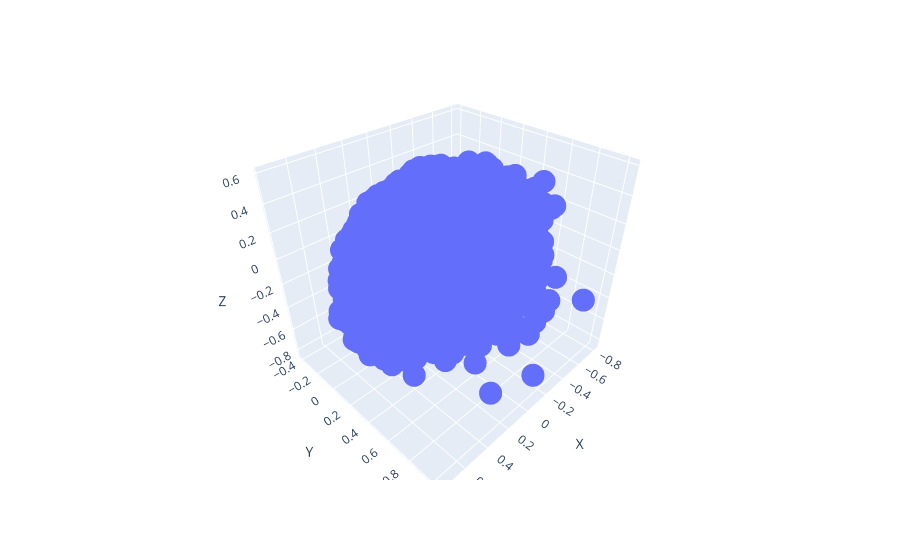

Source (notebook cell):
### Code cell
import plotly.express as px
import pandas as pd

# Assuming your array is called x
# Step 1: Convert to DataFrame
df = pd.DataFrame(x, columns=['X', 'Y', 'Z'])

# Step 2: Plot with Plotly
fig = px.scatter_3d(df, x='X', y='Y', z='Z')
fig.show()

### Figure 1 — Plotly figure (JSON) as saved in the notebook; plotly's stock layout.template omitted (floating-point values rounded to 4 significant figures; data arrays with more than 128 entries replaced by an {"elided": "..."} marker saying what was removed)
{"data": [{"hovertemplate": "X=%{x}<br>Y=%{y}<br>Z=%{z}<extra></extra>", "legendgroup": "", "marker": {"color": "#636efa", "symbol": "circle"}, "mode": "markers", "name": "", "scene": "scene", "showlegend": false, "type": "scatter3d", "x": {"elided": "17453 float values"}, "y": {"elided": "17453 float values"}, "z": {"elided": "17453 float values"}}], "layout": {"legend": {"tracegroupgap": 0}, "margin": {"t": 60}, "scene": {"domain": {"x": [0, 1], "y": [0, 1]}, "xaxis": {"title": {"text": "X"}}, "yaxis": {"title": {"text": "Y"}}, "zaxis": {"title": {"text": "Z"}}}}}
